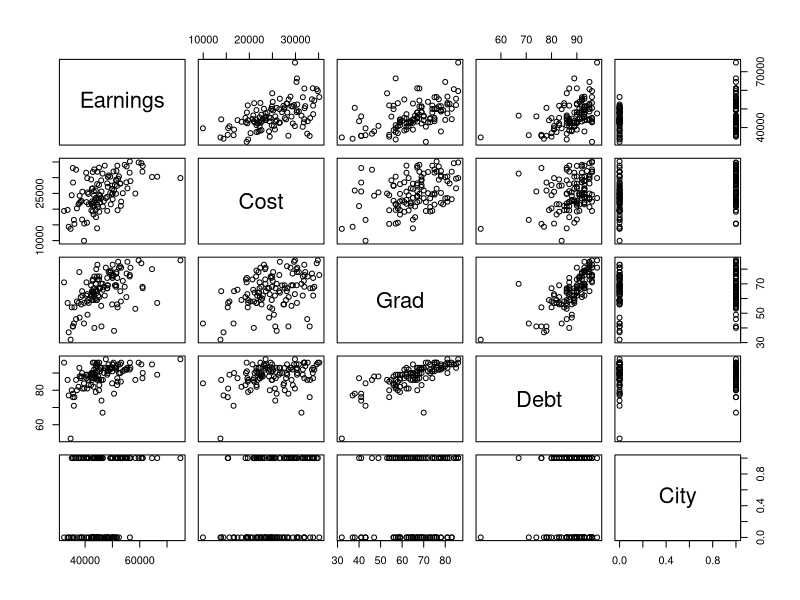

Generate this figure with R:
## ---- chunk 1
knitr::opts_chunk$set(echo = TRUE)
## ---- chunk 2
getwd()
setwd("/Users/aldenbutzke/Desktop/Datamining")
rm(list=ls())
## ---- chunk 3
College<-read.csv("College.csv", header = T)
### visualize all numerical data, can use pairs 
pairs(College[2:6])
## ---- chunk 4
## run simple regression models 
#attach(College)
#detach(College) # not working
lm1<- lm(College$Earnings~College$Cost)
lm2<- lm(College$Earnings~College$Grad)
lm3<- lm(College$Earnings~College$Debt)
lm4<- lm(College$Earnings~College$City)

s1<-summary(lm1)
s2<-summary(lm2)
s3<-summary(lm3)
s4<-summary(lm4)

## ---- chunk 5
int2<-round(s2$coefficients[1], 2)
sl2<-round(s2$coefficients[2], 2)
## ---- chunk 6
lm21<-lm(data = College, Earnings~Grad+Cost)
s21<-summary(lm21)
lm22<-lm(data = College, Earnings~Grad+Debt)
s22<-summary(lm22)
lm23<-lm(data = College, Earnings~Grad+City)
s23<-summary(lm23)
## ---- chunk 7
#The best model so far is model 1, $y_i=$ `r round(s21$coefficients[1], 2)` + `r round(`
lm21

## ---- chunk 8
lm221<-lm(data = College, Earnings~Grad+Cost+Debt)
s221<-summary(lm221)
lm232<-lm(data = College, Earnings~Grad+Cost+City)
s232<-summary(lm232)
## ---- chunk 9
## run a model with all data 

df<-College[2:6]
All<-lm(data=df, Earnings~.)
All
all.s<-summary(All)
